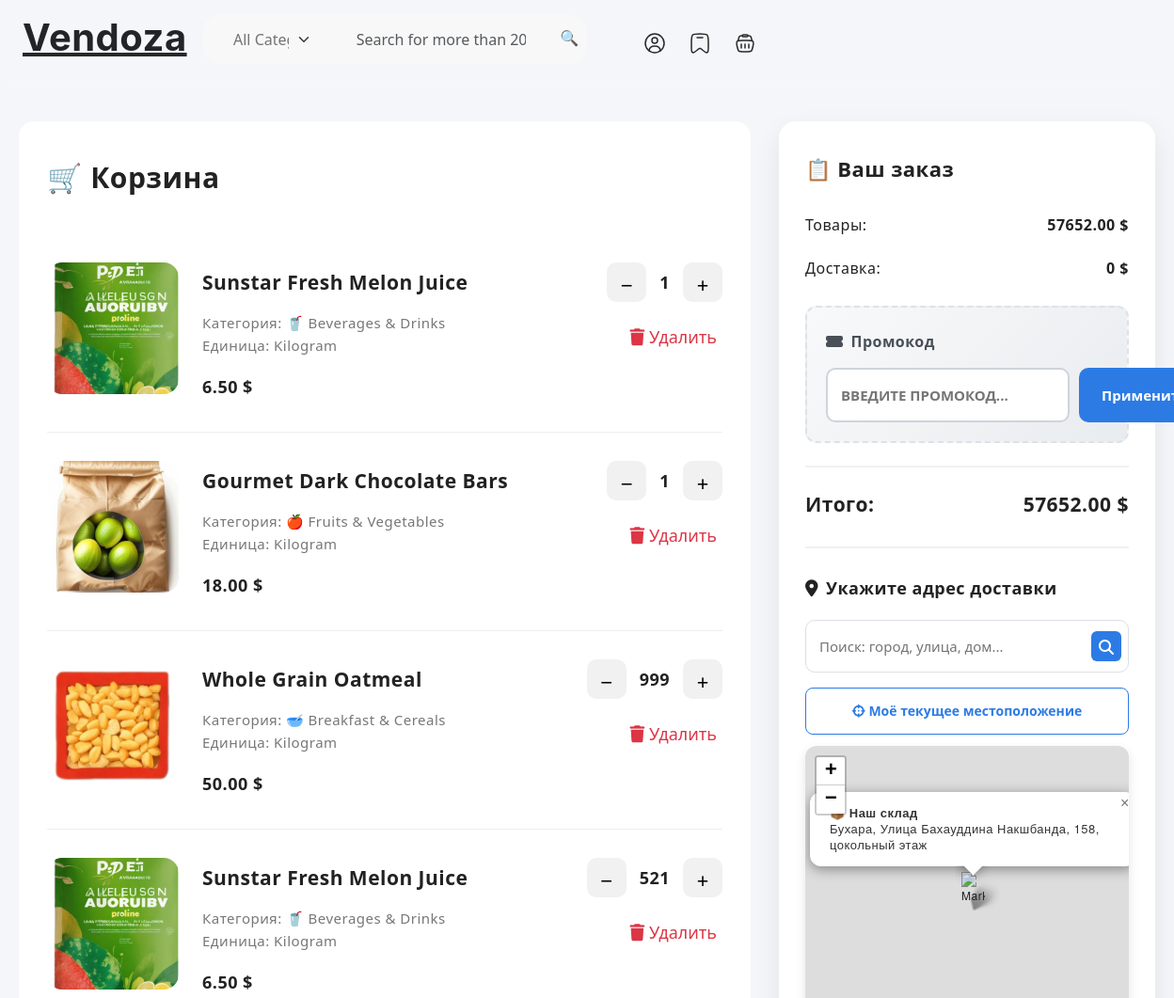
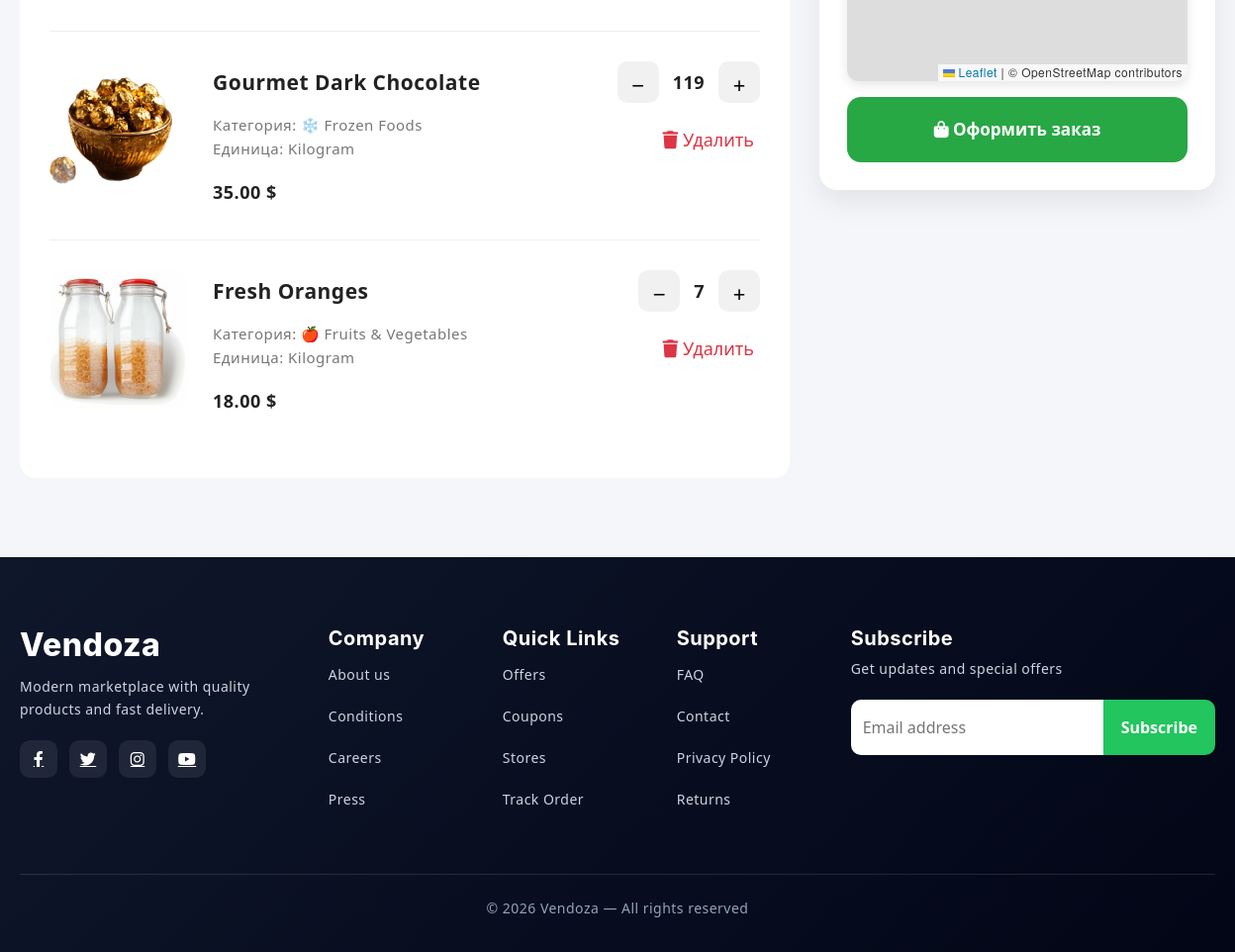
Page /cart/ on the committed database (2 pictures, top to bottom).
### pages/models.py (models this page shows, shortened)
class CartItem(models.Model):
    user = models.ForeignKey(
        User,
        on_delete=models.CASCADE,
        related_name='cart_items',
        null=True,
        blank=True,
        verbose_name='Пользователь'
    )
    session_key = models.CharField(max_length=40, null=True, blank=True, verbose_name='Ключ сессии')
    product = models.ForeignKey(Product, on_delete=models.CASCADE, verbose_name='Продукт')
    quantity = models.PositiveIntegerField(default=1, verbose_name='Количество')
    added_at = models.DateTimeField(auto_now_add=True, null=True, blank=True)
    class Meta:
        verbose_name = 'Элемент корзины'
        verbose_name_plural = 'Элементы корзины'
        ordering = ['-added_at']

class Product(models.Model):
    UNIT_CHOICES = [
        ('kg', 'Kilogram'),
        ('pcs', 'Pieces'),
    ]
    name = models.CharField(max_length=200, verbose_name='Название')
    description = models.TextField(blank=True, default='No description', verbose_name='Описание')
    category = models.ForeignKey(Category, on_delete=models.SET_NULL, null=True, blank=True, verbose_name='Категория')
    price = models.DecimalField(max_digits=10, decimal_places=2, verbose_name='Цена')
    image = models.ImageField(upload_to='products/', blank=True, null=True, verbose_name='Изображение')
    unit_type = models.CharField(max_length=10, choices=UNIT_CHOICES, default='pcs', verbose_name='Единица измерения')
    created_at = models.DateTimeField(default=timezone.now, verbose_name='Дата создания')
    updated_at = models.DateTimeField(auto_now=True, verbose_name='Дата обновления')
    class Meta:
        verbose_name = 'Продукт'
        verbose_name_plural = 'Продукты'
        ordering = ['-created_at']

class Category(models.Model):
    name = models.CharField(max_length=255, verbose_name='Название')
    slug = models.SlugField(unique=True, blank=True, verbose_name='Слаг')
    image = models.ImageField(upload_to='category_images/', blank=True, null=True, verbose_name='Изображение')
    class Meta:
        verbose_name = 'Категория'
        verbose_name_plural = 'Категории'
        ordering = ['name']

### pages/views.py (the view, shortened to what this page needs)
# urls.py: path('cart/', views.cart, name='cart'),
def cart(request):
    if request.user.is_authenticated:
        cart_items = CartItem.objects.filter(user=request.user)
    else:
        if not request.session.session_key:
            request.session.create()
        cart_items = CartItem.objects.filter(session_key=request.session.session_key)
    cart_items = cart_items.select_related('product')
    subtotal = sum(item.product.price * item.quantity for item in cart_items)
    shipping = 0
    total = subtotal + shipping
    now = timezone.now()
    available_promos = PromoCode.objects.filter(
        is_active=True
    ).filter(
        Q(valid_from__lte=now) | Q(valid_from__isnull=True)
    ).filter(
        Q(valid_until__gte=now) | Q(valid_until__isnull=True)
    ).exclude(
        usage_limit__isnull=False,
        times_used__gte=F('usage_limit')
    ).order_by('-created_at')[:10]
    context = {
        'cart_items': cart_items,
        'subtotal': subtotal,
        'shipping': shipping,
        'total': total,
        'item_count': sum(item.quantity for item in cart_items),
        'available_promos': available_promos,
    }
    return render(request, 'cart.html', context)

### templates/cart.html (shortened to what this page needs)
{% load static %}
<!DOCTYPE html>
<html lang="ru">
<head>
    <link rel="stylesheet" href="https://cdnjs.cloudflare.com/ajax/libs/font-awesome/6.4.0/css/all.min.css">
    <link rel="stylesheet" href="https://unpkg.com/leaflet@1.9.4/dist/leaflet.css" />
    <link rel="stylesheet" href="https://unpkg.com/leaflet-control-geocoder@2.4.0/dist/Control.Geocoder.css" />
    <link rel="stylesheet" href="https://cdn.jsdelivr.net/npm/swiper@9/swiper-bundle.min.css">
  <link href="https://cdn.jsdelivr.net/npm/bootstrap@5.3.0-alpha3/dist/css/bootstrap.min.css" rel="stylesheet"
>
  <link rel="stylesheet" type="text/css" href="css/vendor.css">
  <link rel="stylesheet" type="text/css" href="style.css">
  <link rel="stylesheet" href="https://cdn.jsdelivr.net/npm/bootstrap-icons@1.11.3/font/bootstrap-icons.min.css">
</head>
<body>
     <header>
    <div class="container-fluid">
      <div class="row py-3 border-bottom">
        <div
          class="col-sm-4 col-lg-2 text-center text-sm-start d-flex gap-3 justify-content-center justify-content-md-start">
          <div class="d-flex align-items-center my-3 my-sm-0">
            <a href="index.html">
              <h1>Vendoza</h1>
            </a>
          </div>
          <button class="navbar-toggler" type="button" data-bs-toggle="offcanvas" data-bs-target="#offcanvasNavbar"
            aria-controls="offcanvasNavbar">
          </button>
        </div>
<br>
<div class="col-sm-6 offset-sm-2 offset-md-0 col-lg-4">
  <div class="search-bar row bg-light p-2 rounded-4">
    <div class="col-md-4 d-none d-md-block">
      <select name="category"
              class="form-select border-0 bg-transparent"
              onchange="updateSearch()">
        <option value="">All Categories</option>
      </select>
    </div>
    <div class="col-11 col-md-7">
      <form id="search-form" class="text-center" method="get">
        <input type="text"
               name="q"
               value="{{ search_query }}"
               class="form-control border-0 bg-transparent"
               placeholder="Search for more than 20,000 products">
      </form>
    </div>
    <div class="col-1" onclick="document.getElementById('search-form').submit()" style="cursor:pointer">
      🔍
    </div>
  </div>
</div>
        <div class="col-sm-8 col-lg-2 d-flex gap-5 align-items-center justify-content-center justify-content-sm-end">
          <ul class="d-flex justify-content-end list-unstyled m-0">
            <li>
            <li>
              <a href="#" class="p-2 mx-1" data-bs-toggle="offcanvas" data-bs-target="#offcanvasProfile"
                aria-controls="offcanvasProfile">
                <svg width="24" height="24">
                  <use xlink:href="#user"></use>
                </svg>
              </a>
            </li>
            </li>
            <li>
  <a href="{% url 'shop:wishlist' %}" class="p-2 mx-1">
    <svg width="24" height="24">
      <use xlink:href="#wishlist"></use>
    </svg>
  </a>
</li>
            <li>
              <a href="{% url 'shop:cart' %}" class="p-2 mx-1">
                <svg width="24" height="24">
                  <use xlink:href="#shopping-bag"></use>
                </svg>
              </a>
            </li>
          </ul>
        </div>
      </div>
    </div>
  </header>
<div class="cart-wrapper">
    <div class="cart-left">
        <div class="cart-title">🛒 Корзина</div>
        {% if cart_items %}
            {% for item in cart_items %}
            <div class="cart-item">
                <div class="item-image">
                    {% if item.product.image %}
                        <img src="{{ item.product.image.url }}" alt="{{ item.product.name }}">
                    {% else %}
                        <img src="{% static 'img/no-image.png' %}" alt="No image">
                    {% endif %}
                </div>
                <div>
                    <div class="item-name">{{ item.product.name }}</div>
                    <div class="item-meta">
                        Категория: {{ item.product.category.name|default:"Без категории" }}<br>
                        Единица: {{ item.product.get_unit_type_display }}
                    </div>
                    <div class="item-price">{{ item.product.price }} $</div>
                </div>
                <div class="item-controls">
                    <div class="qty">
                        <form method="post" class="qty-form">
                            <button type="submit">−</button>
                        </form>
                        <strong>{{ item.quantity }}</strong>
                        <form method="post" class="qty-form">
                            <button type="submit">+</button>
                        </form>
                    </div>
                    <form method="post" class="remove-form">
                        <button type="submit" class="remove-btn">
                            <i class="fa fa-trash"></i> Удалить
                        </button>
                    </form>
                </div>
            </div>
            {% endfor %}
        {% else %}
            <div class="empty-cart">
                <i class="fa fa-shopping-cart" style="font-size: 64px; color: #ddd; margin-bottom: 20px;"></i>
                <div>Корзина пуста</div>
            </div>
        {% endif %}
    </div>
    <div class="cart-right">
        <div class="summary-box">
            <div class="summary-title">📋 Ваш заказ</div>
            <div class="summary-row">
                <span>Товары:</span>
                <span><strong id="subtotal-display">{{ subtotal|default:0 }} $</strong></span>
            </div>
            <div class="summary-row">
                <span>Доставка:</span>
                <span id="shipping-cost"><strong>0 $</strong></span>
            </div>
            <div class="promo-section">
                <div class="promo-title">
                    <i class="fas fa-ticket-alt"></i> Промокод
                </div>
                <div class="promo-input-group">
                    <input
                        type="text"
                        id="promo-code-input"
                        class="promo-input"
                        placeholder="Введите промокод..."
                        maxlength="20"
                    >
                    <button class="promo-apply-btn" onclick="applyPromoCode()">
                        Применить
                    </button>
                </div>
            </div>
            <div class="summary-row summary-total">
                <span>Итого:</span>
                <span id="total-cost">{{ subtotal|default:0 }} $</span>
            </div>
            <div class="map-section">
                <div class="map-title">
                    <i class="fas fa-map-marker-alt"></i> Укажите адрес доставки
                </div>
                <div class="search-container">
                    <input
                        type="text"
                        id="search-input"
                        class="search-input"
                        placeholder="Поиск: город, улица, дом..."
                    >
                    <button class="search-btn" onclick="searchAddress()">
                        <i class="fas fa-search"></i>
                    </button>
                </div>
                <button class="current-location-btn" onclick="getCurrentLocation()">
                    <i class="fas fa-crosshairs"></i> Моё текущее местоположение
                </button>
                <div id="map"></div>
            </div>
            <form method="post" action="{% url 'shop:zakaz' %}" id="checkout-form">
                <button
                    type="submit"
                    class="checkout-btn"
                    id="checkout-button"
                >
                    <i class="fas fa-shopping-bag"></i> Оформить заказ
                </button>
            </form>
        </div>
    </div>
</div>
<footer class="site-footer">
    <div class="footer-container">
        <div class="footer-grid">
            <div class="footer-col">
                <h1 class="footer-logo">Vendoza</h1>
                <p class="footer-desc">
                    Modern marketplace with quality products and fast delivery.
                </p>
                <div class="social-links">
                    <a href="#"><i class="fab fa-facebook-f"></i></a>
                    <a href="#"><i class="fab fa-twitter"></i></a>
                    <a href="#"><i class="fab fa-instagram"></i></a>
                    <a href="#"><i class="fab fa-youtube"></i></a>
                </div>
            </div>
            <div class="footer-col">
                <h5>Company</h5>
                <ul>
                    <li><a href="#">About us</a></li>
                    <li><a href="#">Conditions</a></li>
                    <li><a href="#">Careers</a></li>
                    <li><a href="#">Press</a></li>
                </ul>
            </div>
            <div class="footer-col">
                <h5>Quick Links</h5>
                <ul>
                    <li><a href="#">Offers</a></li>
                    <li><a href="#">Coupons</a></li>
                    <li><a href="#">Stores</a></li>
                    <li><a href="#">Track Order</a></li>
                </ul>
            </div>
            <div class="footer-col">
                <h5>Support</h5>
                <ul>
                    <li><a href="#">FAQ</a></li>
                    <li><a href="#">Contact</a></li>
                    <li><a href="#">Privacy Policy</a></li>
                    <li><a href="#">Returns</a></li>
                </ul>
            </div>
            <div class="footer-col">
                <h5>Subscribe</h5>
                <p class="footer-desc">Get updates and special offers</p>
                <form class="subscribe-form">
                    <input type="email" placeholder="Email address">
                    <button type="submit">Subscribe</button>
                </form>
            </div>
        </div>
        <div class="footer-bottom">
            © 2026 Vendoza — All rights reserved
        </div>
    </div>
</footer>
</body>
</html>

### static/css/style.css (style rules this page uses)
body { --heading-font : "Inter", sans-serif; --bs-link-color: #333; --bs-link-hover-color:#333; --bs-link-color-rgb: 40,40,40; --bs-link-hover-color-rgb: 0,0,0; --bs-light-rgb: 248, 248, 248; --bs-font-sans-serif: "Inter", sans-serif; --bs-body-font-family: var(--bs-font-sans-serif); --bs-body-font-size: 1rem; --bs-body-font-weight: 400; --bs-body-line-height: 2; --bs-body-color: #747474; --bs-primary: #6BB252; --bs-primary-rgb: 107, 178, 82; --bs-secondary: #364127; --bs-secondary-rgb: 54, 65, 39; --bs-danger: #F95F09; --bs-danger-rgb: 249, 95, 9; --bs-success: #a3be4c; --bs-success-rgb: 163, 190, 76; --bs-primary-bg-subtle: #FFF9EB; --bs-success-bg-subtle: #eef5e5; --bs-border-color: #F7F7F7; }
body { letter-spacing: 0.03em; }
h1,h2,h3,h4,h5,h6 { font-family: var(--heading-font); color: var(--bs-dark); font-weight: 700; }
.container, .container-fluid, .container-lg, .container-md, .container-sm, .container-xl, .container-xxl { --bs-gutter-x: 3rem; }

### rows in the picture
CartItem: product.image (picture), product.name "Sunstar Fresh Melon Juice", product.category.name "🥤 Beverages & Drinks", product.unit_type "Kilogram", product.price "6.50", quantity "1"
CartItem: product.image (picture), product.name "Gourmet Dark Chocolate Bars", product.category.name "🍎 Fruits & Vegetables", product.unit_type "Kilogram", product.price "18.00", quantity "1"
CartItem: product.image (picture), product.name "Whole Grain Oatmeal", product.category.name "🥣 Breakfast & Cereals", product.unit_type "Kilogram", product.price "50.00", quantity "999"
CartItem: product.image (picture), product.name "Sunstar Fresh Melon Juice", product.category.name "🥤 Beverages & Drinks", product.unit_type "Kilogram", product.price "6.50", quantity "521"
CartItem: product.image (picture), product.name "Gourmet Dark Chocolate", product.category.name "❄️ Frozen Foods", product.unit_type "Kilogram", product.price "35.00", quantity "119"
CartItem: product.image (picture), product.name "Fresh Oranges", product.category.name "🍎 Fruits & Vegetables", product.unit_type "Kilogram", product.price "18.00", quantity "7"

### other values in the picture
{{ subtotal|default:0 }} "57652.00"
